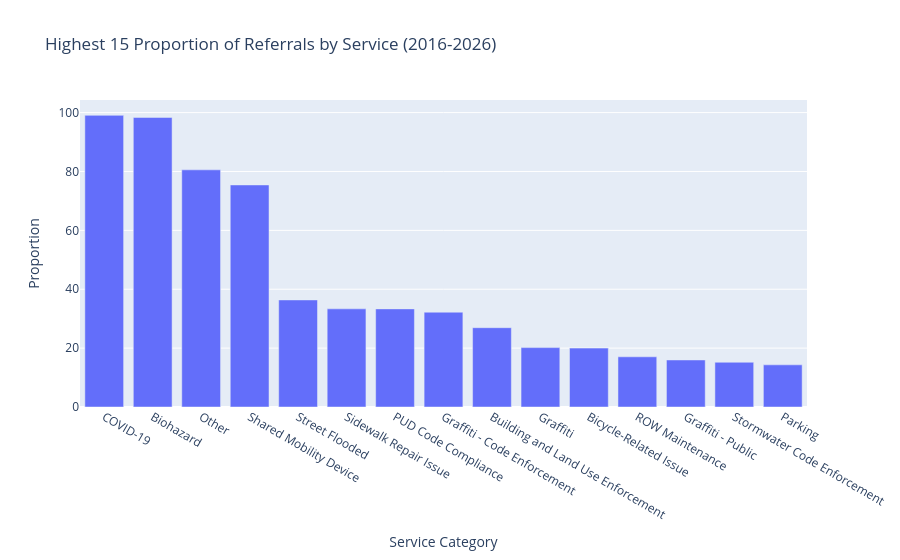

The cell this chart's notebook holds for it:
### Code cell
referrals = datasd\
    .groupby('service_name')['status']\
    .apply(
        lambda t: (t == 'Referred').mean().round(4) * 100
        )\
    .reset_index(name='proportion')\
    .sort_values('proportion', ascending=False)
px.bar(
    referrals[:N],
    x='service_name',
    y='proportion',
    title=f'Highest {N} Proportion of Referrals by Service ({min(years)}-{max(years)})',
    labels={'service_name': 'Service Category', 'proportion': 'Proportion'}
    )

### Figure 1 — Plotly figure (JSON) as saved in the notebook; plotly's stock layout.template omitted (floating-point values rounded to 4 significant figures)
{"data": [{"alignmentgroup": "True", "hovertemplate": "Service Category=%{x}<br>Proportion=%{y}<extra></extra>", "legendgroup": "", "marker": {"color": "#636efa", "pattern": {"shape": ""}}, "name": "", "offsetgroup": "", "orientation": "v", "showlegend": false, "textposition": "auto", "type": "bar", "x": ["COVID-19", "Biohazard", "Other", "Shared Mobility Device", "Street Flooded", "Sidewalk Repair Issue", "PUD Code Compliance", "Graffiti - Code Enforcement", "Building and Land Use Enforcement", "Graffiti", "Bicycle-Related Issue", "ROW Maintenance", "Graffiti - Public", "Stormwater Code Enforcement", "Parking"], "xaxis": "x", "y": [99.07, 98.36, 80.56, 75.43, 36.37, 33.34, 33.33, 32.21, 26.94, 20.17, 20, 17.05, 15.98, 15.2, 14.32], "yaxis": "y"}], "layout": {"barmode": "relative", "legend": {"tracegroupgap": 0}, "title": {"text": "Highest 15 Proportion of Referrals by Service (2016-2026)"}, "xaxis": {"anchor": "y", "domain": [0, 1], "title": {"text": "Service Category"}}, "yaxis": {"anchor": "x", "domain": [0, 1], "title": {"text": "Proportion"}}}}
